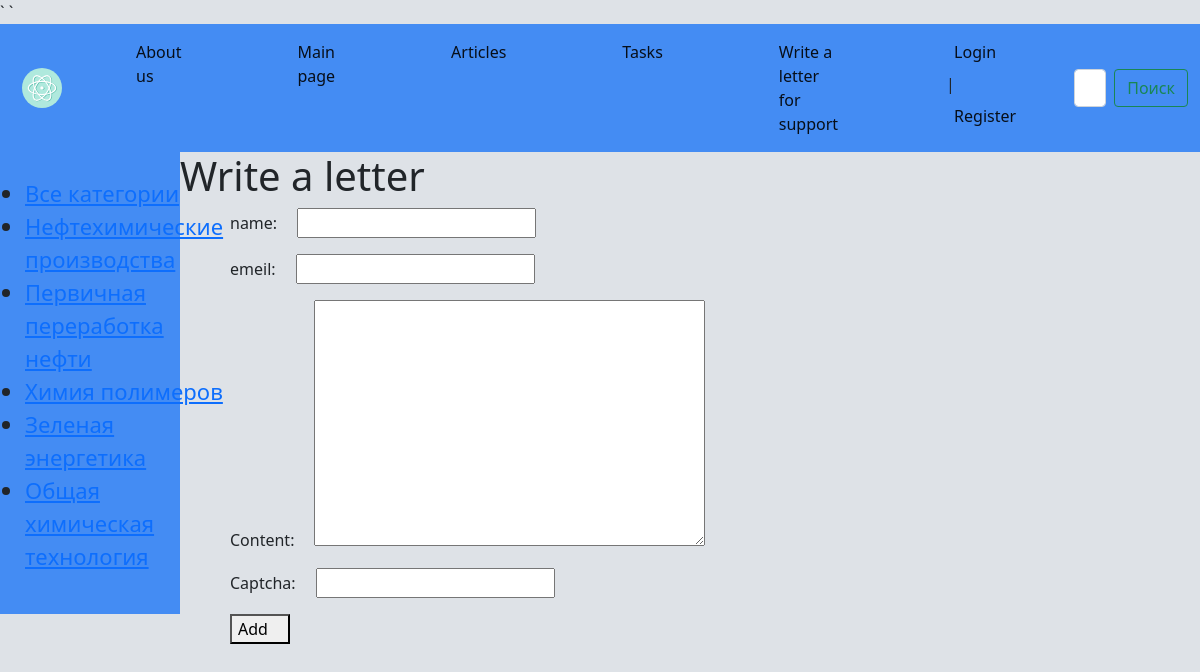
The page /write_letter/ on the database its author committed.
### basicchem/models.py (models this page shows, shortened)
class Category(models.Model):
    name = models.CharField(max_length=255, db_index=True)
    slug = models.SlugField(max_length=255, unique=True, db_index=True, verbose_name='URL')
    def get_absolute_url(self):
        return reverse('category', kwargs={'cat_slug': self.slug})

### basicchem/views.py (the view, shortened to what this page needs)
# urls.py: path(r'write_letter/', WriteLetter.as_view(), name='write_letter'),
class WriteLetter(DataMixin, FormView):
    form_class = ContactForm
    template_name = 'Basicchem/write_letter.html'
    login_url = reverse_lazy('home')
    def get_context_data(self, **kwargs):
        context = super().get_context_data(**kwargs)
        c_def = self.get_user_context(title='Write a letter')
        return dict(list(context.items()) + list(c_def.items()))

### basicchem/forms.py
class ContactForm(forms.Form):
    name = forms.CharField(label='name', max_length=255)
    email = forms.EmailField(label='emeil')
    content = forms.CharField(widget=forms.Textarea())
    captcha = CaptchaField()

### basicchem/utils.py (called while the page is built)
    def get_user_context(self, **kwargs):
            context = kwargs
            cats = Category.objects.all()
            user_menu = menu.copy()
            if not self.request.user.is_authenticated:
                    user_menu.pop(4)
            context['menu'] = user_menu
            context['cats'] = cats
            return context

### basicchem/templates/Basicchem/write_letter.html (shortened to what this page needs)
{%  extends 'Basicchem/base.html' %}
{%  block content %}
<h1>{{ title }}</h1>
<form method="post">
    {% for f in form %}
    <p><label class="form_label" for="{{ f.id_for_label }}">{{ f.label }}:</label>{{ f }}</p>
    {% endfor %}
<button class='form_label' type="submit">Add</button>
</form>
{% endblock content %}

### basicchem/templates/Basicchem/base.html (shortened to what this page needs)
{% load static %}
<!DOCTYPE html>
<html lang="RU-EN">
<head>
    <link type="text/css" href="{% static 'basicchem/css/CSSbase1.css' %}" rel="stylesheet" />
	<link href="https://cdn.jsdelivr.net/npm/bootstrap@5.0.2/dist/css/bootstrap.min.css" rel="stylesheet">
</head>
<body  style="background-color: #DEE2E7;">
<div>
		<nav class="navbar navbar-expand-lg navbar-light" style="background-color: #448CF3;">
			<div class="container-fluid">
				<a class="navbar-brand" href="{% url 'home' %}"><img class = "navbarbrand" src="{% static 'basicchem/images/icon.svg' %}"> </a>
				<div class="collapse navbar-collapse" id="navbarSupportedContent">
                    {% block mainmenu %}
                    <ul class="navbar-nav me-auto mb-2 mb-lg-0">
						{% for m in menu %}
                        <li class="nav-item">
							<a class="nav-link active" aria-current="page" href="{%  url m.url_name %}">{{ m.title }}</a>
						</li>
                        {% endfor %}
                        {% if request.user.is_authenticated %}
                        <li class="nav-item" class="nav-link active" aria-current="page"> {{ user.username }}</li> | <a class="nav-link active" aria-current="page" href ="{% url 'logout' %}"> Logout</a>
					    {% else %}
					    <li class="nav-item"><a class="nav-link active" aria-current="page" href="{% url 'login' %}"> Login</a> | <a class="nav-link active" aria-current="page" href ="{% url 'registration' %}"> Register</a>
                        </li>
                        {% endif %}
                    </ul>
                    {% endblock mainmenu %}
					<form class="d-flex">
						<input class="form-control me-2" type="search" placeholder="Поиск по сайту" aria-label="Search">
						<button class="btn btn-outline-success" type="submit">Поиск</button>
					</form>
				</div>
			</div>
		</nav>
<div class="wrapper">
    {% load cache %}
    <nav id="sidebar">
        <ul class="list-unstyledcomponents">
            {% cache 500 sidebar %}
{% if cat_selected == 0 %}
            <li class="selected">Все категории</li>
{% else %}
            <li><a href={%  url "home" %}>Все категории</a></li>
{% endif %}
{% for c in cats %}
        {% if cat_selected == 0 %}
            <li class="selected">{{ c.name }}</li>
        {% else %}
            <li><a href="{{ c.get_absolute_url }}">{{ c.name }}</a></li>
        {% endif %}
{% endfor %}
        </ul>
    </nav>
    {% endcache %}
</div>
    <div style="margin-left: 15%; margin-right: 2%">
        {% block content %}
        {% endblock content %}
    </div>
</body>
</html>

### basicchem/static/basicchem/css/CSSbase1.css (style rules this page uses)
.wrapper { display: flex; align-items: stretch; background: #448CF3; width: 15%; float: left; }
.navbarbrand { width: 50px; height: 50px; padding-left: 10px; }
.nav-item { padding-right: 50px; padding-left: 50px; }
#sidebar { min-width: 250px; max-width: 250px; min-height: 100%; }
img { max-width: 600px; height: auto; }
.list-unstyledcomponents { padding: 25px 25px 25px 25px; font-size: 22px; }
.form_label { margin-left: 50px; padding-right: 20px; }

### rows shown on the page
Category: name "Нефтехимические производства"
Category: name "Первичная переработка нефти"
Category: name "Химия полимеров"
Category: name "Зеленая энергетика"
Category: name "Общая химическая технология"

### other values the page prints
{{ m.title }} "About us" "Main page" "Articles" "Tasks" "Write a letter for support"
{{ title }} "Write a letter"
{{ f.label }} "name" "emeil" "Content" "Captcha"
